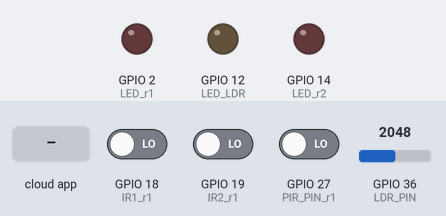
Simulated run of this sketch. Board: ESP32. On the bench: output pins drawn as LEDs (lit = HIGH). Inputs (shaded band) come from the test bench; at power-on: GPIO 36 (LDR_PIN) = 2048, GPIO 18 (IR1_r1) LOW, GPIO 19 (IR2_r1) LOW, GPIO 27 (PIR_PIN_r1) LOW. WiFi joins after 1.5 s; servers stay silent unless stated; the Firebase database answers and starts empty; what the sketch prints to the serial monitor is not drawn.

Above: at 3.0 s.
3.1 s: the phone or cloud app sets Automatic_r1 to 1
At 5.0 s:
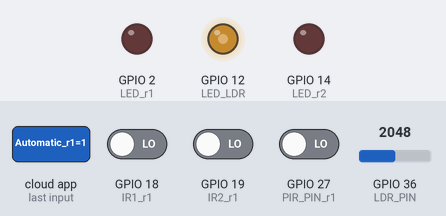
5.7 s: GPIO 36 (LDR_PIN) set to 1652
7.7 s: GPIO 36 (LDR_PIN) set to 1571
At 8.8 s:
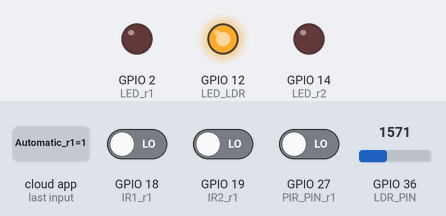
9.7 s: the phone or cloud app sets room_two to 1
At 11.8 s:
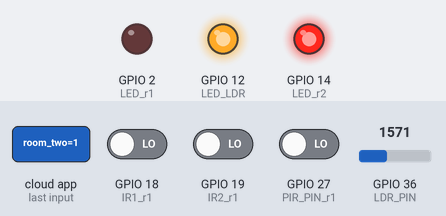
12.1 s: the phone or cloud app sets Automatic_r1 to 0
At 17.1 s:
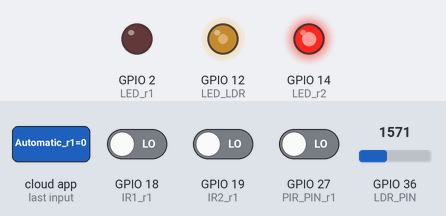
17.5 s: the phone or cloud app sets room_one to 1
At 20.9 s:
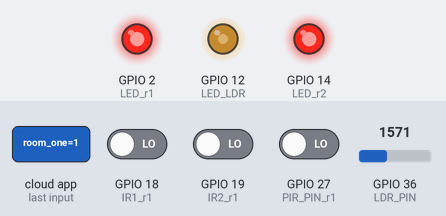
Timing chart, 0 to 22.4 s (numbered marks = the images above; inputs shaded):
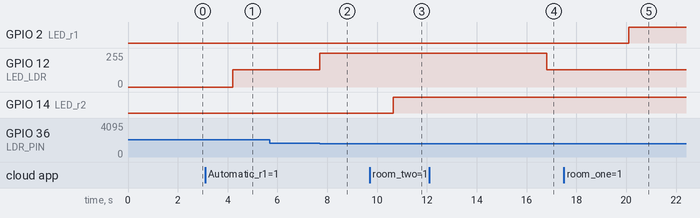

Measured:
- the behaviour switches between 1601 and 1600 on GPIO 36 (LDR_PIN) (found by bisection; images 1 and 2)
- after the input at 3.1 s, GPIO 12 (LED_LDR): 0/255 → 128/255 after 1.1 s
- after the input at 5.7 s, every drawn part: stays the same
- after the input at 7.7 s, GPIO 12 (LED_LDR): 128/255 → 255/255 at once
- after the input at 9.7 s, GPIO 14 (LED_r2): LOW → HIGH after 0.96 s
- after the input at 12.1 s, GPIO 12 (LED_LDR): 255/255 → 128/255 after 4.7 s
- after the input at 17.5 s, GPIO 2 (LED_r1): LOW → HIGH after 2.6 s

The sketch:

sketch_may15b.ino
```cpp
#include <WiFi.h>
#include <Firebase_ESP_Client.h>
#include "addons/TokenHelper.h"
#include "addons/RTDBHelper.h"

// Wi-Fi Credentials
const char* ssid = "realme 6";
const char* password = "55555555";

// Firebase Credentials
#define FIREBASE_HOST "first-lighting-trial-default-rtdb.firebaseio.com"
#define FIREBASE_AUTH "AIzaSyCvrmdDmuCMjoBqtvSn7aYE8aSP3WBe3bA"

// Firebase and Wi-Fi objects
FirebaseData firebaseData;
FirebaseAuth auth;
FirebaseConfig config;

/***************************************************/
#define LDR_PIN 36
#define LED_LDR 12
#define IR1_r1 18
#define IR2_r1 19
#define PIR_PIN_r1 27
#define LED_r1 2

#define IR1_r2 32
#define IR2_r2 33
#define PIR_PIN_r2 35
#define LED_r2 14

int ldrValue;
int brightness;

int peopleCount_r1 = 0;
unsigned long t1_r1 = 0, t2_r1 = 0;
unsigned long lastTrigger1_r1 = 0;
unsigned long lastTrigger2_r1 = 0;
bool detected1_r1 = false;
bool detected2_r1 = false;

int peopleCount_r2 = 0;
unsigned long t1_r2 = 0, t2_r2 = 0;
unsigned long lastTrigger1_r2 = 0;
unsigned long lastTrigger2_r2 = 0;
bool detected1_r2 = false;
bool detected2_r2 = false;

const unsigned long debounceDelay = 800;

int lastLed_r1 = 0;
int lastLed_r2 = 0;
int lastLdr = 0;
int currentLed_r1 = 0;
int currentLed_r2 = 0;
int currentLdr = 0;

bool Automatic_r1 = true;
bool Automatic_r2 = true;

unsigned long lastSendTime_r1 = 0;
unsigned long lastSendTime_r2 = 0;
const unsigned long sendInterval = 3000;
/*******************************************************/

void setup() {
    Serial.begin(9600);

    // Connect to WiFi
    WiFi.begin(ssid, password);
    Serial.print("Connecting to WiFi");
    while (WiFi.status() != WL_CONNECTED) {
        delay(500);
        Serial.print(".");
    }
    Serial.println("\nConnected!");

    // Set up Firebase
    config.host = FIREBASE_HOST;
    config.signer.tokens.legacy_token = FIREBASE_AUTH;

    Firebase.begin(&config, &auth);
    Firebase.reconnectWiFi(true);

    /******************************************************/
    pinMode(IR1_r1, INPUT);
    pinMode(IR2_r1, INPUT);
    pinMode(LED_r1, OUTPUT);

    pinMode(PIR_PIN_r1, INPUT);

   ledcSetup(0, 5000, 8);       // channel 0, ferq 5 kh , resolution 8 bit (0-255)
   ledcAttachPin(LED_LDR, 0);   // connect channel to pin

   pinMode(IR1_r2, INPUT);
   pinMode(IR2_r2, INPUT);
   pinMode(LED_r2, OUTPUT);

   pinMode(PIR_PIN_r2, INPUT);
  /*********************************************************/
  if (Firebase.RTDB.getBool(&firebaseData, "/Mode/Automatic_r1")) {
    Automatic_r1 = firebaseData.boolData();
    if(Automatic_r1){
      lastLed_r1 = !currentLed_r1;
      lastLdr = !currentLdr;
     // SendToFirebase_r1();
    }
  }
  if (Firebase.RTDB.getBool(&firebaseData, "/Mode/Automatic_r2")) {
    Automatic_r2 = firebaseData.boolData();
    if(Automatic_r2){
      lastLed_r2 = !currentLed_r2;
     // SendToFirebase_r2();
    }
  }

}

void loop() {
  if(Automatic_r1){
    LDR_Check();
    Infrared_Check_r1();
    if (millis() - lastSendTime_r1 > sendInterval) {
      SendToFirebase_r1();
      lastSendTime_r1 = millis();
    }

   }else{
    if (millis() - lastSendTime_r1 > sendInterval) {
      ReadFromFirebase_r1();
      lastSendTime_r1 = millis();
    }
   }
  if(Automatic_r2){
    Infrared_Check_r2();
    if (millis() - lastSendTime_r2 > sendInterval) {
      SendToFirebase_r2();
      lastSendTime_r2 = millis();
    }

   }else{
    if (millis() - lastSendTime_r2 > sendInterval) {
      ReadFromFirebase_r2();
      lastSendTime_r2 = millis();
    }
  }
}

void LDR_Check(){
  ldrValue = analogRead(LDR_PIN);  // range 0:4095
  if (ldrValue > 3200) {
    brightness = 0;
    currentLdr = 0;
  } else if (ldrValue > 1600) {
    brightness = 128;
    currentLdr = 1;
  } else {
    brightness = 255;
    currentLdr = 1;
  }ledcWrite(0, brightness);  // channel 0
}

void Infrared_Check_r1(){
  unsigned long currentTime = millis();

  int ir1State = digitalRead(IR1_r1);
  int ir2State = digitalRead(IR2_r1);

  // IR1
  if (ir1State == LOW && !detected1_r1 && currentTime - lastTrigger1_r1 > debounceDelay) {
    t1_r1 = currentTime;
    detected1_r1 = true;
    lastTrigger1_r1 = currentTime;
    Serial.println("IR1 triggered");
  }

  // IR2
  if (ir2State == LOW && !detected2_r1 && currentTime - lastTrigger2_r1 > debounceDelay) {
    t2_r1 = currentTime;
    detected2_r1 = true;
    lastTrigger2_r1 = currentTime;
    Serial.println("IR2 triggered");
  }

  // Check both sensors triggered
  if (detected1_r1 && detected2_r1) {
    if (abs((long)t1_r1 - (long)t2_r1) < 1500) { // ensure it’s within expected time
      if (t1_r1 < t2_r1) {
        peopleCount_r1++;
        Serial.println("Person Entered");
      } else {
        if (peopleCount_r1 > 0) {
          peopleCount_r1--;
          Serial.println("Person Exited");
        }
      }
    }

    detected1_r1 = false;
    detected2_r1 = false;
    t1_r1 = 0;
    t2_r1 = 0;
  }else if(detected1_r1 && millis()-t1_r1 > 1500){
     detected1_r1 = false;
    detected2_r1 = false;
    t1_r1 = 0;
    t2_r1 = 0;
  }
  else if(detected2_r1 && millis()-t2_r1 > 1500){
     detected1_r1 = false;
    detected2_r1 = false;
    t1_r1 = 0;
    t2_r1 = 0;
  }
   if(PIR_Check(PIR_PIN_r1) && peopleCount_r1 > 0){
      digitalWrite(LED_r1, HIGH);
      currentLed_r1 = 1;
   }else{
      digitalWrite(LED_r1, LOW);
      currentLed_r1 = 0;
   }

}

 void Infrared_Check_r2(){
  unsigned long currentTime = millis();

  int ir1State = digitalRead(IR1_r2);
  int ir2State = digitalRead(IR2_r2);

  // IR1
  if (ir1State == LOW && !detected1_r2 && currentTime - lastTrigger1_r2 > debounceDelay) {
    t1_r2 = currentTime;
    detected1_r2 = true;
    lastTrigger1_r2 = currentTime;
    Serial.println("IR1 triggered");
  }

  // IR2
  if (ir2State == LOW && !detected2_r2 && currentTime - lastTrigger2_r2 > debounceDelay) {
    t2_r2 = currentTime;
    detected2_r2 = true;
    lastTrigger2_r2 = currentTime;
    Serial.println("IR2 triggered");
  }

  // Check both sensors triggered
  if (detected1_r2 && detected2_r2) {
    if (abs((long)t1_r2 - (long)t2_r2) < 3000) { // ensure it’s within expected time
      if (t1_r2 < t2_r2) {
        peopleCount_r2++;
        Serial.println("Person Entered");
      } else {
        if (peopleCount_r2 > 0) {
          peopleCount_r2--;
          Serial.println("Person Exited");
        }
      }
    }

    detected1_r2 = false;
    detected2_r2 = false;
    t1_r2 = 0;
    t2_r2 = 0;
  }else if(detected1_r2 && millis()-t1_r2 > 1500){
     detected1_r2 = false;
    detected2_r2 = false;
    t1_r2 = 0;
    t2_r2 = 0;
  }
  else if(detected2_r2 && millis()-t2_r2 > 1500){
     detected1_r2 = false;
    detected2_r2 = false;
    t1_r2 = 0;
    t2_r2 = 0;
  }

   if(PIR_Check(PIR_PIN_r2) && peopleCount_r2 > 0){
      digitalWrite(LED_r2, HIGH);
      currentLed_r2 = 1;
   }else{
      digitalWrite(LED_r2, LOW);
      currentLed_r2 = 0;
   }

}

bool PIR_Check(int pin){
  if (digitalRead(pin) == HIGH) {
    return true;
  } else {
    return false;
  }
}

void SendToFirebase_r1(){
  if(lastLed_r1 != currentLed_r1){
    if(Firebase.RTDB.setInt(&firebaseData, "/rooms/room_one",digitalRead(LED_r1))) {
      lastLed_r1 = currentLed_r1;
    }
  }

  if(lastLdr != currentLdr){
    if(Firebase.RTDB.setInt(&firebaseData, "/outing/brightness",brightness )){
      lastLdr = currentLdr;
    }
  }
  if (Firebase.RTDB.getBool(&firebaseData, "/Mode/Automatic_r1")) {
    Automatic_r1 = firebaseData.boolData();
 }
}
void SendToFirebase_r2(){
  if(lastLed_r2 != currentLed_r2){
    if(Firebase.RTDB.setInt(&firebaseData, "/rooms/room_two",digitalRead(LED_r2) )){
      lastLed_r2 = currentLed_r2;
    }
  }

  if (Firebase.RTDB.getBool(&firebaseData, "/Mode/Automatic_r2")) {
    Automatic_r2 = firebaseData.boolData();
  }
}
void ReadFromFirebase_r1(){
  if (Firebase.RTDB.getInt(&firebaseData, "/rooms/room_one")) {
     currentLed_r1 = firebaseData.intData();
     digitalWrite(LED_r1, currentLed_r1);

  }

  if (Firebase.RTDB.getInt(&firebaseData, "/outing/brightness")) {
     currentLdr = firebaseData.intData();
     ledcWrite(0, currentLdr);
  }
  if (Firebase.RTDB.getBool(&firebaseData, "/Mode/Automatic_r1")) {
    Automatic_r1 = firebaseData.boolData();
    if(Automatic_r1){
      lastLed_r1 = !currentLed_r1;
      lastLdr = !currentLdr;
      SendToFirebase_r1();
    }
 }
}
void ReadFromFirebase_r2(){
  if (Firebase.RTDB.getInt(&firebaseData, "/rooms/room_two")) {
     currentLed_r2 = firebaseData.intData();
     digitalWrite(LED_r2, currentLed_r2);
  }

  if (Firebase.RTDB.getBool(&firebaseData, "/Mode/Automatic_r2")) {
    Automatic_r2 = firebaseData.boolData();
    if(Automatic_r2){
      lastLed_r2 = !currentLed_r2;
      SendToFirebase_r2();
    }
 }
}
```
